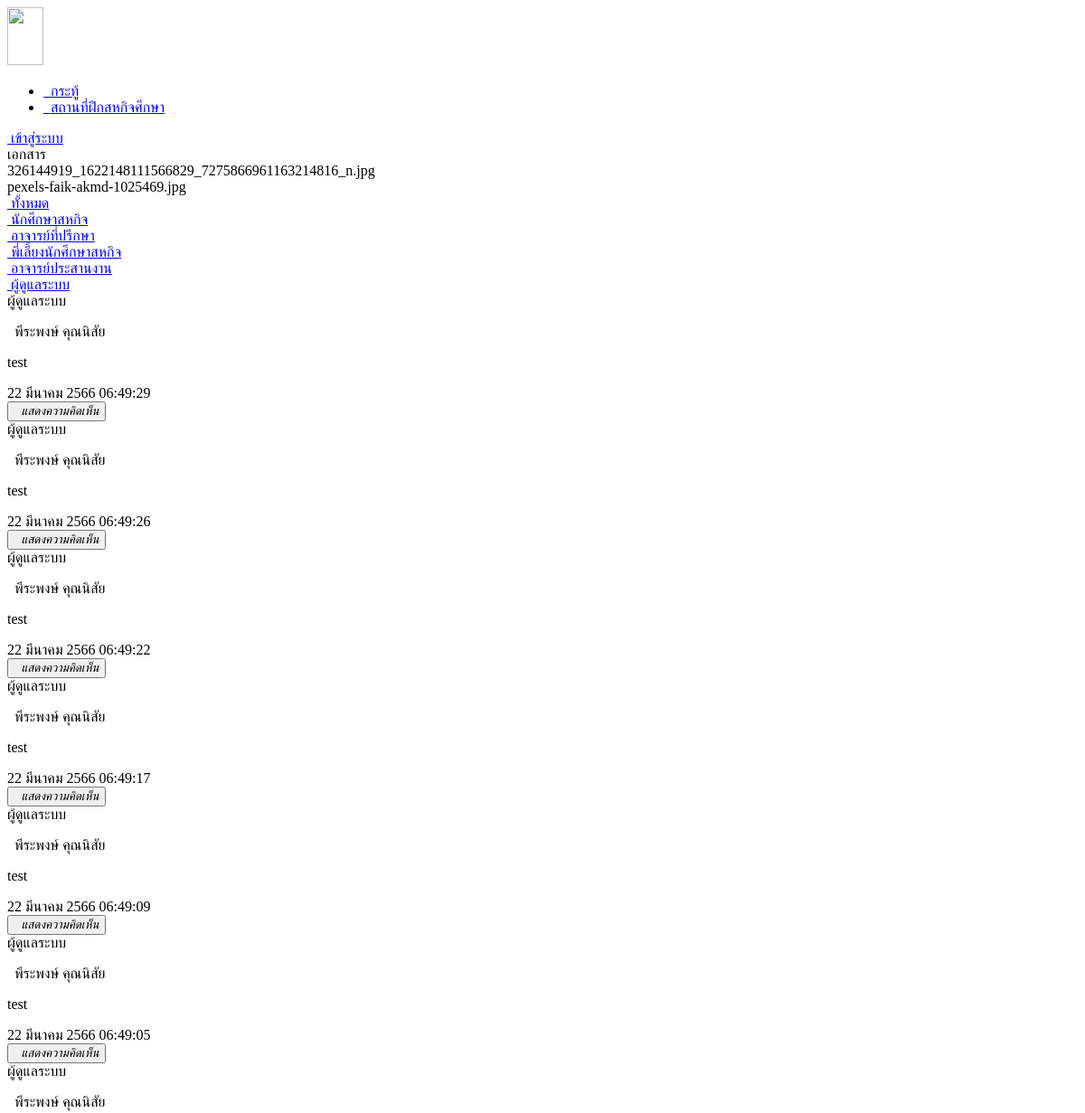
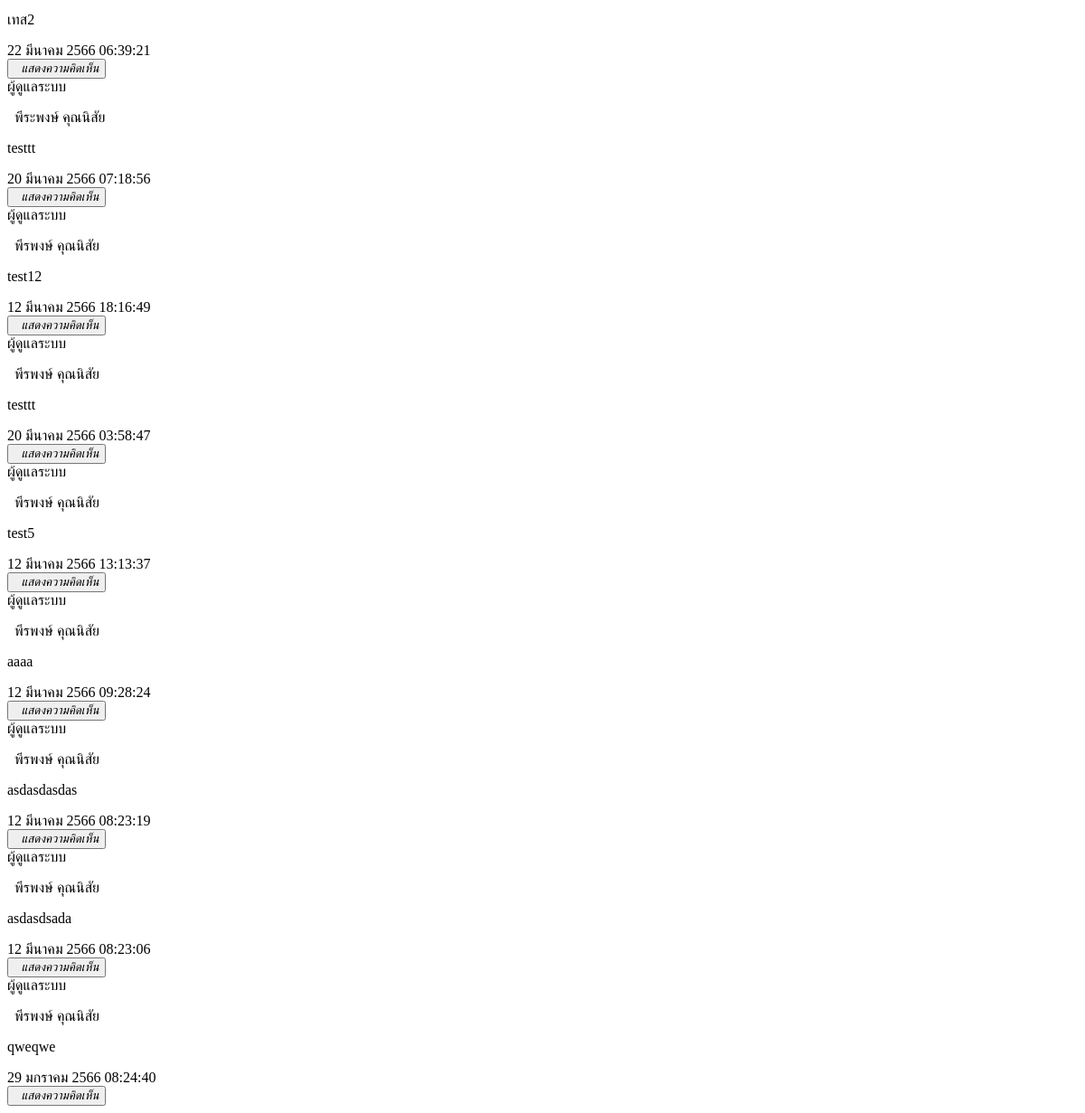
Page /indexmes5.php on the committed database (2 pictures, top to bottom).
### tables this page shows
CREATE TABLE `document_file` (
  `id` int(10) NOT NULL,
  `user_uploadfile` text NOT NULL COMMENT 'ชื่อผู้อัพโหลดไฟล์',
  `name_file` varchar(255) NOT NULL,
  `date_addfile` timestamp NOT NULL DEFAULT current_timestamp() ON UPDATE current_timestamp()
);

CREATE TABLE `tb_postmessage` (
  `id` int(10) NOT NULL,
  `id_userpost` varchar(10) NOT NULL,
  `imge` varchar(255) NOT NULL,
  `userpost` varchar(255) NOT NULL COMMENT 'ผู้สร้างโพสต์',
  `headding` varchar(255) NOT NULL COMMENT 'หัวเรื่อง',
  `textmes` varchar(255) NOT NULL COMMENT 'ข้อความ',
  `date` timestamp NOT NULL DEFAULT current_timestamp() ON UPDATE current_timestamp() COMMENT 'เวลาโพสต์'
);

### indexmes5.php (the view, shortened to what this page needs)
<?php
require_once 'dbconnect.php';
?>
<!DOCTYPE html>
<html lang="en">
<link rel="stylesheet" href="style.css" />
<body>
    <header class="bg-dark p-4 mb-3 border-bottom">
        <div class="container">
            <div class="d-flex flex-wrap align-items-center justify-content-center justify-content-lg-start ">
                <div class="d-flex align-items-center mb-2 mb-lg-0 text-dark text-decoration-none">
                    <img src="Logo.png" width="40" height="64">&nbsp;&nbsp;
                </div>
                <ul class="nav col-12 col-lg-auto me-lg-auto mb-2 justify-content-center fs-5 mb-md-0">
                    <li><a href="indexmes.php" class="nav-link px-2 link-secondary"><i class="fa-regular fa-message"></i>&nbsp;&nbsp;กระทู้</a></li>
                    <li><a href="index2.php" class="nav-link px-2 link-light"><i class="fa-solid fa-map-location-dot"></i>&nbsp;&nbsp;สถานที่ฝึกสหกิจศึกษา</a></li>
                </ul>
                <a class="btn btn btn-outline-light" href="home.php" role="button"><i class="fa-solid fa-lock"></i>&nbsp;เข้าสู่ระบบ</a>
            </div>
        </div>
    </header>
    <div class="container text-center ">
        <div class="row">
            <div class="col-12 col-md-3 col-sm-12 mb-3">
                <div class="card text-start">
                    <div class="card-header text-start bg-dark text-light fs-5">
                        เอกสาร
                    </div>
                    <div class="card-body bg-light">
                        <?php
                        $result1 = mysqli_query($conn, "SELECT name_file FROM document_file ORDER BY id DESC");
                        if (mysqli_num_rows($result1) > 0) {
                            while ($row = mysqli_fetch_assoc($result1)) {
                        ?>
                                <div class="container text-center">
                                    <div class="row mt-2">
                                        <div class="col col-sm-6 col-md-6 text-start">
                                            <?php echo $row["name_file"]; ?>
                                        </div>
                                    </div>
                                </div><?php
                                    }
                                } else {
                                    echo "ไม่มีเอกสาร";
                                }
                                        ?>
                    </div>
                </div>
            </div>
            <div class="col-12 col-md-9 col-sm-12">
                <div class="row">
                    <div class="col mb-3">
                        <div class="card bg-light">
                            <div class="card-body">
                                <div class="container text-center">
                                    <div class="row row-cols-5">
                                        <div class="col-12 col-sm-4 mb-2">
                                            <a class="btn btn btn-outline-primary w-100" href="indexmes.php" role="button"><i class="fa-solid fa-users"></i>&nbsp;ทั้งหมด</a>
                                        </div>
                                        <div class="col-12 col-sm-4 mb-2">
                                            <a class="btn btn btn-outline-primary w-100" href="indexmes1.php" role="button"><i class="fa-solid fa-user"></i>&nbsp;นักศึกษาสหกิจ</a>
                                        </div>
                                        <div class="col-12 col-sm-4 mb-2">
                                            <a class="btn btn btn-outline-primary w-100" href="indexmes2.php" role="button"><i class="fa-solid fa-user"></i>&nbsp;อาจารย์ที่ปรึกษา</a>
                                        </div>
                                        <div class="col-12 col-sm-4 mb-2">
                                            <a class="btn btn btn-outline-primary w-100" href="indexmes3.php" role="button"><i class="fa-solid fa-user"></i>&nbsp;พี่เลี้ยงนักศึกษาสหกิจ</a>
                                        </div>
                                        <div class="col-12 col-sm-4 mb-2">
                                            <a class="btn btn btn-outline-primary w-100" href="indexmes4.php" role="button"><i class="fa-solid fa-user"></i>&nbsp;อาจารย์ประสานงาน</a>
                                        </div>
                                        <div class="col-12 col-sm-4 mb-2">
                                            <a class="btn btn btn-primary w-100" href="indexmes5.php" role="button"><i class="fa-solid fa-user-shield"></i>&nbsp;ผู้ดูแลระบบ</a>
                                        </div>
                                    </div>
                                </div>
                            </div>
                        </div>
                    </div>
                </div>
                <?php
                $result = mysqli_query($conn, "SELECT * FROM `tb_postmessage` WHERE `headding` LIKE '5' ORDER BY `id` DESC");
                if (mysqli_num_rows($result) > 0) {
                    while ($row = mysqli_fetch_array($result)) {
                ?>
                        <div class="card bg-light mb-3">
                            <div class="card-header ">
                                <div class="row">
                                    <div class="col text-start">
                                        <span class="fs-5"><?php if ($row['headding'] == "1") {
                                                                echo "นักศึกษาสหกิจ";
                                                            } else if ($row['headding'] == "2") {
                                                                echo "อาจารย์ที่ปรึกษา";
                                                            } else if ($row['headding'] == "3") {
                                                                echo "พี่เลี้ยงของนักศึกษาสหกิจ";
                                                            } else if ($row['headding'] == "4") {
                                                                echo "อาจารย์ประสานงาน";
                                                            } else if ($row['headding'] == "5") {
                                                                echo "ผู้ดูแลระบบ";
                                                            } ?>
                                        </span>
                                    </div>
                                </div>
                            </div>
                            <div class="card-body">
                                <div class="row">
                                    <div class="col-12 text-start">
                                        <p class="fs-5">
                                            <i class="fa-solid fa-circle-user fa-lg"></i>&nbsp;&nbsp;<?php echo $row["userpost"]; ?>
                                        </p>
                                        <p class="fs-5"><?php echo $row["textmes"]; ?></p>
                                        <div class="text-muted fs-6"><?php
                                                                        $thai_month = array("มกราคม", "กุมภาพันธ์", "มีนาคม", "เมษายน", "พฤษภาคม", "มิถุนายน", "กรกฎาคม", "สิงหาคม", "กันยายน", "ตุลาคม", "พฤศจิกายน", "ธันวาคม");
                                                                        echo date('d', strtotime($row['date'])) . ' ' . $thai_month[date('m', strtotime($row['date'])) - 1] . ' ' . (date('Y', strtotime($row['date'])) + 543) . ' ' . date('H:i:s', strtotime($row['date']));
                                                                        ?></div>
                                    </div>
                                </div>
                            </div>
                            <div class="card-footer text-start">
                                <button type="button" class="btn border border-0 disabled" name="btnindexmes"><i class="fa-regular fa-message">&nbsp;&nbsp;แสดงความคิดเห็น</i></button>
                            </div>
                        </div>
                <?php
                    }
                } else {
                    echo "ไม่มีการโพสข้อมูล";
                }
                ?>
            </div>
        </div>
    </div>
</body>
</html>

### rows in the picture
document_file: name_file "326144919_1622148111566829_7275866961163214816_n.jpg"
document_file: name_file "pexels-faik-akmd-1025469.jpg"
tb_postmessage: headding "ผู้ดูแลระบบ", userpost "พีระพงษ์ คุณนิสัย", textmes "test", date "22", date "มีนาคม", date "2566", date "06:49:29"
tb_postmessage: headding "ผู้ดูแลระบบ", userpost "พีระพงษ์ คุณนิสัย", textmes "test", date "22", date "มีนาคม", date "2566", date "06:49:26"
tb_postmessage: headding "ผู้ดูแลระบบ", userpost "พีระพงษ์ คุณนิสัย", textmes "test", date "22", date "มีนาคม", date "2566", date "06:49:22"
tb_postmessage: headding "ผู้ดูแลระบบ", userpost "พีระพงษ์ คุณนิสัย", textmes "test", date "22", date "มีนาคม", date "2566", date "06:49:17"
tb_postmessage: headding "ผู้ดูแลระบบ", userpost "พีระพงษ์ คุณนิสัย", textmes "test", date "22", date "มีนาคม", date "2566", date "06:49:09"
tb_postmessage: headding "ผู้ดูแลระบบ", userpost "พีระพงษ์ คุณนิสัย", textmes "test", date "22", date "มีนาคม", date "2566", date "06:49:05"
tb_postmessage: headding "ผู้ดูแลระบบ", userpost "พีระพงษ์ คุณนิสัย", textmes "เทส2", date "22", date "มีนาคม", date "2566", date "06:39:21"
tb_postmessage: headding "ผู้ดูแลระบบ", userpost "พีระพงษ์ คุณนิสัย", textmes "testtt", date "20", date "มีนาคม", date "2566", date "07:18:56"
tb_postmessage: headding "ผู้ดูแลระบบ", userpost "พีรพงษ์ คุณนิสัย", textmes "test12", date "12", date "มีนาคม", date "2566", date "18:16:49"
tb_postmessage: headding "ผู้ดูแลระบบ", userpost "พีรพงษ์ คุณนิสัย", textmes "testtt", date "20", date "มีนาคม", date "2566", date "03:58:47"
tb_postmessage: headding "ผู้ดูแลระบบ", userpost "พีรพงษ์ คุณนิสัย", textmes "test5", date "12", date "มีนาคม", date "2566", date "13:13:37"
tb_postmessage: headding "ผู้ดูแลระบบ", userpost "พีรพงษ์ คุณนิสัย", textmes "aaaa", date "12", date "มีนาคม", date "2566", date "09:28:24"
tb_postmessage: headding "ผู้ดูแลระบบ", userpost "พีรพงษ์ คุณนิสัย", textmes "asdasdasdas", date "12", date "มีนาคม", date "2566", date "08:23:19"
tb_postmessage: headding "ผู้ดูแลระบบ", userpost "พีรพงษ์ คุณนิสัย", textmes "asdasdsada", date "12", date "มีนาคม", date "2566", date "08:23:06"
tb_postmessage: headding "ผู้ดูแลระบบ", userpost "พีรพงษ์ คุณนิสัย", textmes "qweqwe", date "29", date "มกราคม", date "2566", date "08:24:40"
